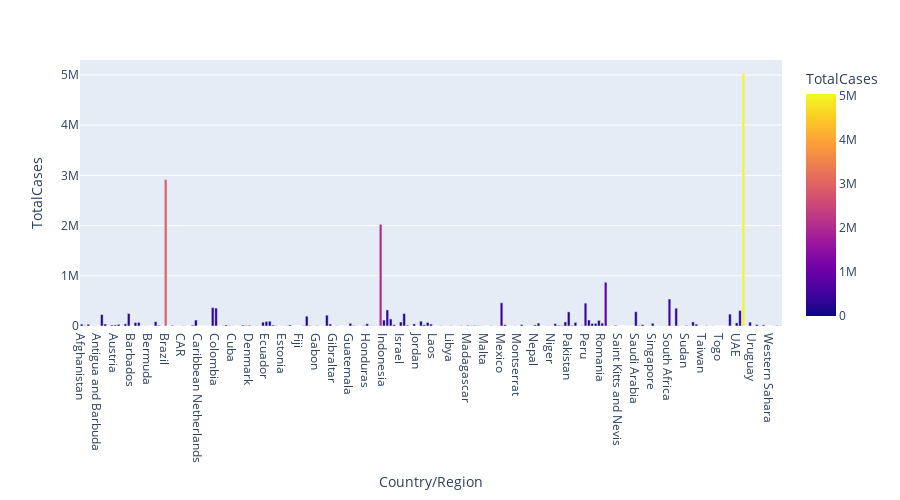

Notebook code for this chart:
### Code cell
px.bar(
    dfd.sort_values(by=['Country/Region']),
    x='Country/Region',
    y='TotalCases',
    color='TotalCases',
    height=500,
    hover_data=['Country/Region', 'Continent']
)

### Figure 1 — Plotly figure (JSON) as saved in the notebook; plotly's stock layout.template omitted (floating-point values rounded to 4 significant figures; data arrays with more than 128 entries replaced by an {"elided": "..."} marker saying what was removed)
{"data": [{"alignmentgroup": "True", "customdata": {"elided": "209x2 str values"}, "hovertemplate": "Country/Region=%{customdata[0]}<br>TotalCases=%{marker.color}<br>Continent=%{customdata[1]}<extra></extra>", "legendgroup": "", "marker": {"color": {"elided": "209 int values"}, "coloraxis": "coloraxis"}, "name": "", "offsetgroup": "", "orientation": "v", "showlegend": false, "textposition": "auto", "type": "bar", "x": {"elided": "209 str values"}, "xaxis": "x", "y": {"elided": "209 int values"}, "yaxis": "y"}], "layout": {"barmode": "relative", "coloraxis": {"colorbar": {"title": {"text": "TotalCases"}}, "colorscale": [[0, "#0d0887"], [0.1111, "#46039f"], [0.2222, "#7201a8"], [0.3333, "#9c179e"], [0.4444, "#bd3786"], [0.5556, "#d8576b"], [0.6667, "#ed7953"], [0.7778, "#fb9f3a"], [0.8889, "#fdca26"], [1, "#f0f921"]]}, "height": 500, "legend": {"tracegroupgap": 0}, "margin": {"t": 60}, "xaxis": {"anchor": "y", "domain": [0, 1], "title": {"text": "Country/Region"}}, "yaxis": {"anchor": "x", "domain": [0, 1], "title": {"text": "TotalCases"}}}}
